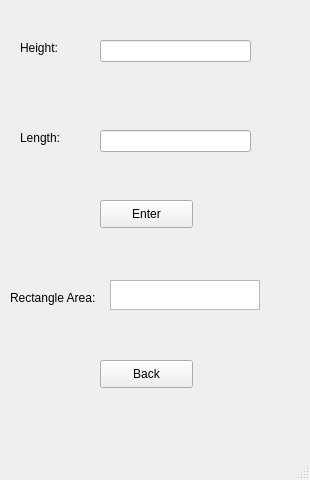
<?xml version="1.0" encoding="UTF-8"?>
<ui version="4.0">
 <class>window_rectangle</class>
 <widget class="QMainWindow" name="window_rectangle">
  <property name="geometry">
   <rect>
    <x>0</x>
    <y>0</y>
    <width>310</width>
    <height>480</height>
   </rect>
  </property>
  <property name="minimumSize">
   <size>
    <width>310</width>
    <height>480</height>
   </size>
  </property>
  <property name="maximumSize">
   <size>
    <width>310</width>
    <height>480</height>
   </size>
  </property>
  <property name="windowTitle">
   <string>Rectangle Area</string>
  </property>
  <widget class="QWidget" name="centralwidget">
   <widget class="QTextBrowser" name="text_area">
    <property name="geometry">
     <rect>
      <x>110</x>
      <y>280</y>
      <width>150</width>
      <height>30</height>
     </rect>
    </property>
    <property name="minimumSize">
     <size>
      <width>150</width>
      <height>30</height>
     </size>
    </property>
    <property name="maximumSize">
     <size>
      <width>150</width>
      <height>30</height>
     </size>
    </property>
   </widget>
   <widget class="QLineEdit" name="line_height">
    <property name="geometry">
     <rect>
      <x>100</x>
      <y>40</y>
      <width>151</width>
      <height>22</height>
     </rect>
    </property>
   </widget>
   <widget class="QLineEdit" name="line_length">
    <property name="geometry">
     <rect>
      <x>100</x>
      <y>130</y>
      <width>151</width>
      <height>22</height>
     </rect>
    </property>
   </widget>
   <widget class="QLabel" name="label_height">
    <property name="geometry">
     <rect>
      <x>20</x>
      <y>40</y>
      <width>55</width>
      <height>16</height>
     </rect>
    </property>
    <property name="text">
     <string>Height:</string>
    </property>
   </widget>
   <widget class="QLabel" name="label_length">
    <property name="geometry">
     <rect>
      <x>20</x>
      <y>130</y>
      <width>55</width>
      <height>16</height>
     </rect>
    </property>
    <property name="text">
     <string>Length:</string>
    </property>
   </widget>
   <widget class="QPushButton" name="button_enter">
    <property name="geometry">
     <rect>
      <x>100</x>
      <y>200</y>
      <width>93</width>
      <height>28</height>
     </rect>
    </property>
    <property name="text">
     <string>Enter</string>
    </property>
   </widget>
   <widget class="QPushButton" name="button_back">
    <property name="geometry">
     <rect>
      <x>100</x>
      <y>360</y>
      <width>93</width>
      <height>28</height>
     </rect>
    </property>
    <property name="text">
     <string>Back</string>
    </property>
   </widget>
   <widget class="QLabel" name="label">
    <property name="geometry">
     <rect>
      <x>10</x>
      <y>290</y>
      <width>91</width>
      <height>16</height>
     </rect>
    </property>
    <property name="text">
     <string>Rectangle Area:</string>
    </property>
   </widget>
  </widget>
  <widget class="QMenuBar" name="menubar">
   <property name="geometry">
    <rect>
     <x>0</x>
     <y>0</y>
     <width>310</width>
     <height>26</height>
    </rect>
   </property>
  </widget>
  <widget class="QStatusBar" name="statusbar"/>
 </widget>
 <resources/>
 <connections/>
</ui>
